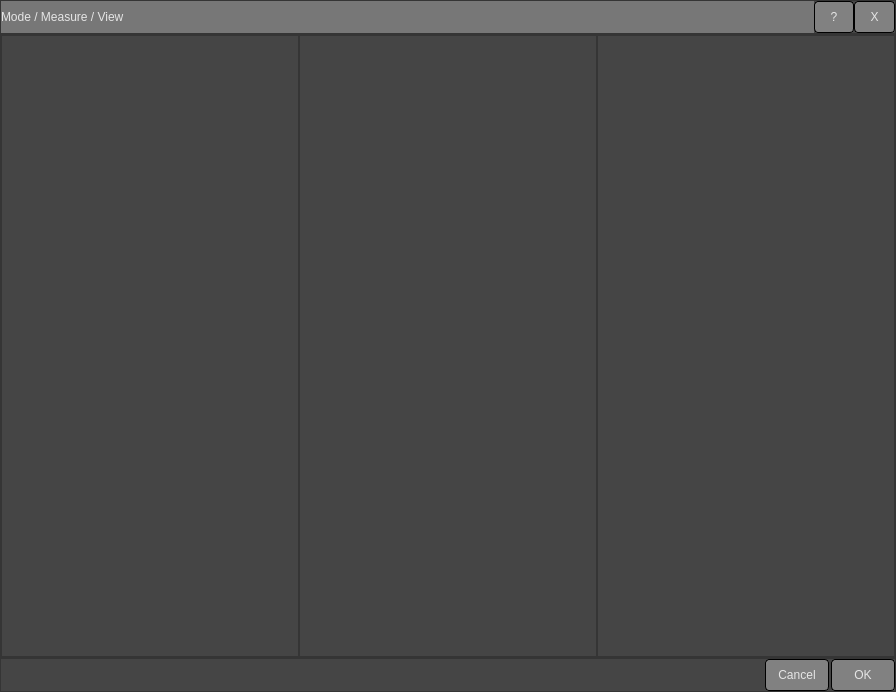
<?xml version="1.0" encoding="UTF-8"?>
<ui version="4.0">
 <class>DialogModeMeasView</class>
 <widget class="QDialog" name="DialogModeMeasView">
  <property name="geometry">
   <rect>
    <x>0</x>
    <y>0</y>
    <width>896</width>
    <height>692</height>
   </rect>
  </property>
  <property name="windowTitle">
   <string>Dialog</string>
  </property>
  <property name="styleSheet">
   <string notr="true">/*QWidget {
background-color: rgb(99,99,99); */
/*background-color: rgb(169,169,29); */
/*background-color: rgb(29,200,200); */
/*color: rgb(229,229,229); 
}*/

QPushButton {
background-color: rgb(129,129,129); 
color: rgb(229,229,229); 
border: 1px solid black;
border-radius: 4px;
}

/*QPushButton:pressed {
    background-color: qlineargradient(spread:pad, x1:0, y1:0, x2:0, y2:1,   stop:0 rgba(60, 186, 162, 255), stop:1 rgba(98, 211, 162, 255))
}*/

/*QPushButton {
     background-color: #3cbaa2; 
     border: 1px solid black;
     border-radius: 4px;
}*/

/*QPushButton:disabled {
    background-color: rgb(170, 170, 127)
}*/

QFrame {
background-color: rgb(69,69,69); 
color: rgb(229,229,229); 
}

QLabel {
background-color: rgb(119,119,119); 
color: rgb(229,229,229); 
}

/*QTreeWidget {
background-color: qlineargradient(x1: 0, y1: 0, x2: 0, y2: 1, stop: 0 rgb(96,96,96), stop: 1 rgb(196,196,196));
color:rgb(232,232,232); 
border: 2px solid rgb(190,220,15);
border-radius: 8px;border-style:solid; 
}*/

</string>
  </property>
  <layout class="QVBoxLayout" name="verticalLayout">
   <property name="spacing">
    <number>0</number>
   </property>
   <property name="leftMargin">
    <number>0</number>
   </property>
   <property name="topMargin">
    <number>0</number>
   </property>
   <property name="rightMargin">
    <number>0</number>
   </property>
   <property name="bottomMargin">
    <number>0</number>
   </property>
   <item>
    <widget class="QFrame" name="frame">
     <property name="frameShape">
      <enum>QFrame::StyledPanel</enum>
     </property>
     <property name="frameShadow">
      <enum>QFrame::Raised</enum>
     </property>
     <layout class="QHBoxLayout" name="horizontalLayout" stretch="20,1,1">
      <property name="spacing">
       <number>0</number>
      </property>
      <property name="leftMargin">
       <number>0</number>
      </property>
      <property name="topMargin">
       <number>0</number>
      </property>
      <property name="rightMargin">
       <number>0</number>
      </property>
      <property name="bottomMargin">
       <number>0</number>
      </property>
      <item>
       <widget class="QLabel" name="label">
        <property name="text">
         <string>Mode / Measure / View</string>
        </property>
       </widget>
      </item>
      <item>
       <widget class="QPushButton" name="buttonHelp">
        <property name="minimumSize">
         <size>
          <width>32</width>
          <height>32</height>
         </size>
        </property>
        <property name="text">
         <string>?</string>
        </property>
       </widget>
      </item>
      <item>
       <widget class="QPushButton" name="buttonExit">
        <property name="minimumSize">
         <size>
          <width>32</width>
          <height>32</height>
         </size>
        </property>
        <property name="text">
         <string>X</string>
        </property>
       </widget>
      </item>
     </layout>
    </widget>
   </item>
   <item>
    <widget class="QFrame" name="frame_2">
     <property name="frameShape">
      <enum>QFrame::StyledPanel</enum>
     </property>
     <property name="frameShadow">
      <enum>QFrame::Raised</enum>
     </property>
     <layout class="QHBoxLayout" name="horizontalLayout_2">
      <property name="spacing">
       <number>0</number>
      </property>
      <property name="leftMargin">
       <number>0</number>
      </property>
      <property name="topMargin">
       <number>0</number>
      </property>
      <property name="rightMargin">
       <number>0</number>
      </property>
      <property name="bottomMargin">
       <number>0</number>
      </property>
      <item>
       <widget class="QListWidget" name="listWidgetModes"/>
      </item>
      <item>
       <widget class="QListWidget" name="listWidgetMeases"/>
      </item>
      <item>
       <widget class="QListWidget" name="listWidgetViewes"/>
      </item>
     </layout>
    </widget>
   </item>
   <item>
    <widget class="QFrame" name="frame_3">
     <property name="frameShape">
      <enum>QFrame::StyledPanel</enum>
     </property>
     <property name="frameShadow">
      <enum>QFrame::Raised</enum>
     </property>
     <layout class="QHBoxLayout" name="horizontalLayout_3">
      <property name="spacing">
       <number>2</number>
      </property>
      <property name="leftMargin">
       <number>0</number>
      </property>
      <property name="topMargin">
       <number>0</number>
      </property>
      <property name="rightMargin">
       <number>0</number>
      </property>
      <property name="bottomMargin">
       <number>0</number>
      </property>
      <item>
       <spacer name="horizontalSpacer">
        <property name="orientation">
         <enum>Qt::Horizontal</enum>
        </property>
        <property name="sizeHint" stdset="0">
         <size>
          <width>791</width>
          <height>20</height>
         </size>
        </property>
       </spacer>
      </item>
      <item>
       <widget class="QPushButton" name="buttonCancel">
        <property name="minimumSize">
         <size>
          <width>64</width>
          <height>32</height>
         </size>
        </property>
        <property name="text">
         <string>Cancel</string>
        </property>
       </widget>
      </item>
      <item>
       <widget class="QPushButton" name="buttonOk">
        <property name="minimumSize">
         <size>
          <width>64</width>
          <height>32</height>
         </size>
        </property>
        <property name="text">
         <string>OK</string>
        </property>
       </widget>
      </item>
     </layout>
    </widget>
   </item>
  </layout>
 </widget>
 <resources/>
 <connections/>
</ui>
